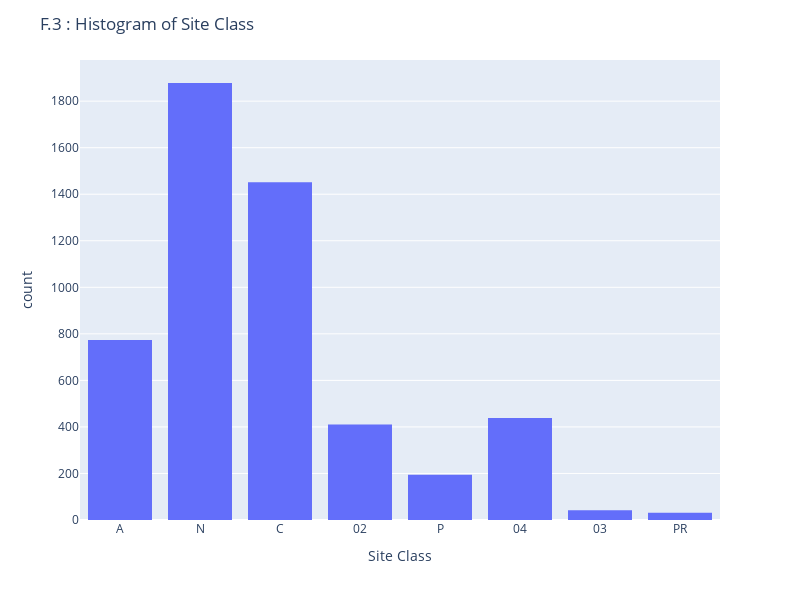

This figure's notebook cell:
### Markdown cell above
Evalutating additional variables within the dataset

### Code cell
import plotly.express as px
import plotly.graph_objs as go
fig = px.histogram(full_df_dropped_dupes, x="Site Class", nbins=20)
layout = go.Layout(title='F.3 : Histogram of Site Class', width=800, height=600)
fig.update_layout(layout)
fig.show()

### Figure 1 — Plotly figure (JSON) as saved in the notebook; plotly's stock layout.template omitted (floating-point values rounded to 4 significant figures; data arrays with more than 128 entries replaced by an {"elided": "..."} marker saying what was removed)
{"data": [{"alignmentgroup": "True", "bingroup": "x", "hovertemplate": "Site Class=%{x}<br>count=%{y}<extra></extra>", "legendgroup": "", "marker": {"color": "#636efa", "pattern": {"shape": ""}}, "name": "", "nbinsx": 20, "offsetgroup": "", "orientation": "v", "showlegend": false, "type": "histogram", "x": {"elided": "5219 str values"}, "xaxis": "x", "yaxis": "y"}], "layout": {"barmode": "relative", "height": 600, "legend": {"tracegroupgap": 0}, "margin": {"t": 60}, "title": {"text": "F.3 : Histogram of Site Class"}, "width": 800, "xaxis": {"anchor": "y", "domain": [0, 1], "title": {"text": "Site Class"}}, "yaxis": {"anchor": "x", "domain": [0, 1], "title": {"text": "count"}}}}
